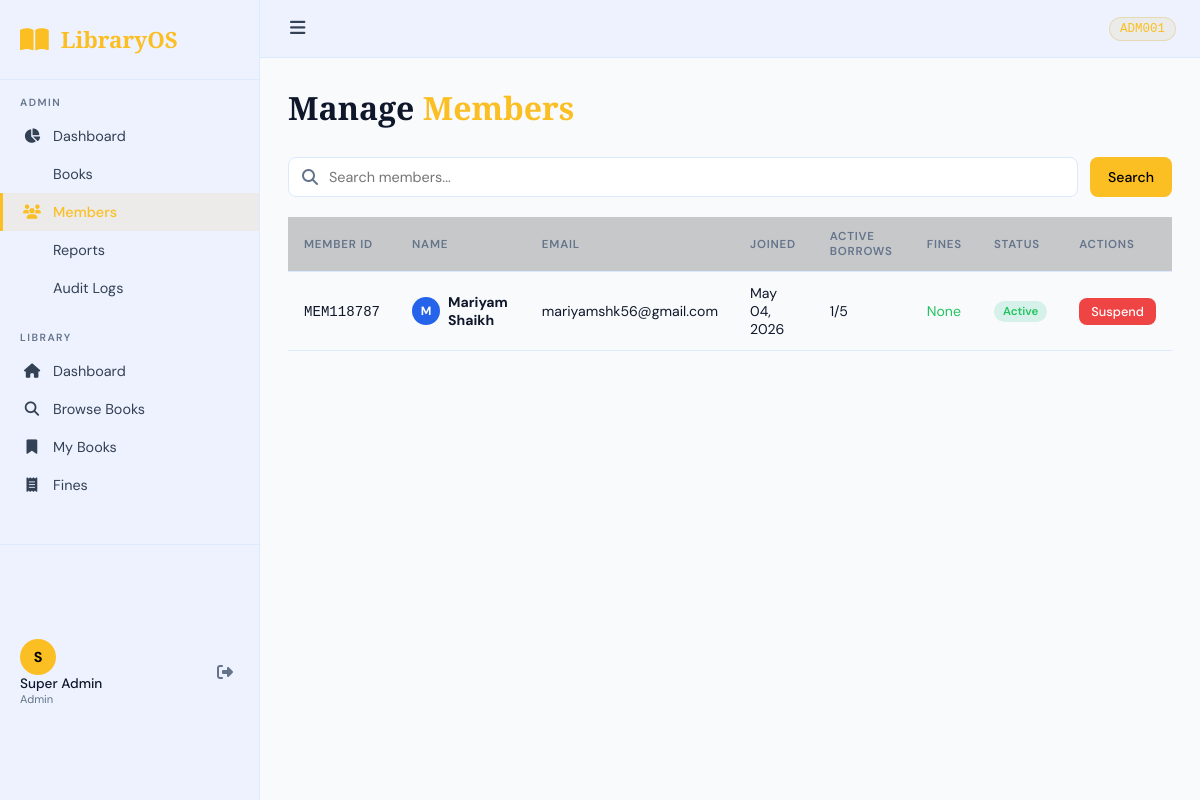
The page /admin/members (signed in) on the database its author committed.
### app/models/user.py (models this page shows, shortened)
class User(UserMixin, db.Model):
    __tablename__ = 'users'
    id = db.Column(db.Integer, primary_key=True)
    member_id = db.Column(db.String(20), unique=True, nullable=False)
    name = db.Column(db.String(100), nullable=False)
    email = db.Column(db.String(120), unique=True, nullable=False)
    password = db.Column(db.String(256), nullable=False)
    role = db.Column(db.String(20), default='student')  # student, staff, admin
    is_active = db.Column(db.Boolean, default=True)
    phone = db.Column(db.String(20))
    address = db.Column(db.Text)
    joined_date = db.Column(db.DateTime, default=datetime.utcnow)
    max_books = db.Column(db.Integer, default=5)
    borrows = db.relationship('BorrowRecord', backref='user', lazy='dynamic')
    reservations = db.relationship('Reservation', backref='user', lazy='dynamic')
    fines = db.relationship('Fine', backref='user', lazy='dynamic')
    def get_active_borrows(self):
        from app.models.borrow import BorrowRecord
        return self.borrows.filter_by(status='borrowed').count()
    def get_total_fines(self):
        from app.models.fine import Fine
        unpaid = Fine.query.filter_by(user_id=self.id, paid=False).all()
        return sum(f.amount for f in unpaid)

### app/routes/admin.py (the view)
@admin_bp.route('/members')
@login_required
@admin_required
def members():
    q = request.args.get('q', '')
    query = User.query.filter(User.role != 'admin')
    if q:
        query = query.filter(db.or_(User.name.ilike(f'%{q}%'), User.email.ilike(f'%{q}%')))
    members = query.paginate(page=request.args.get('page', 1, type=int), per_page=20)
    return render_template('admin/members.html', members=members, q=q)

### app/models/user.py (called while the page is built)
@login_manager.user_loader
def load_user(user_id):
    return User.query.get(int(user_id))

### app/templates/admin/members.html (shortened to what this page needs)
{% extends "base.html" %}
{% block content %}
<div class="page-header"><h1>Manage <span class="highlight">Members</span></h1></div>
<form method="GET" class="search-form mb-4">
  <div class="search-input-wrap"><i class="fas fa-search"></i>
    <input type="text" name="q" value="{{ q }}" placeholder="Search members...">
  </div>
  <button type="submit" class="btn btn-primary">Search</button>
</form>
<div class="table-container">
  <table class="data-table">
    <thead><tr><th>Member ID</th><th>Name</th><th>Email</th><th>Joined</th><th>Active Borrows</th><th>Fines</th><th>Status</th><th>Actions</th></tr></thead>
    <tbody>
      {% for m in members.items %}
      <tr>
        <td><code>{{ m.member_id }}</code></td>
        <td>
          <div class="member-cell">
            <div class="user-avatar-sm">{{ m.name[0] }}</div>
            <strong>{{ m.name }}</strong>
          </div>
        </td>
        <td>{{ m.email }}</td>
        <td>{{ m.joined_date.strftime('%b %d, %Y') }}</td>
        <td>{{ m.get_active_borrows() }}/{{ m.max_books }}</td>
        <td>
          {% set fine = m.get_total_fines() %}
          {% if fine > 0 %}<span class="text-danger">PKR {{ "%.2f"|format(fine) }}</span>
          {% else %}<span class="text-success">None</span>{% endif %}
        </td>
        <td>
          {% if m.is_active %}<span class="badge badge-success">Active</span>
          {% else %}<span class="badge badge-danger">Suspended</span>{% endif %}
        </td>
        <td>
          <form method="POST" action="{{ url_for('admin.toggle_member', user_id=m.id) }}" style="display:inline">
            <button class="btn btn-sm {{ 'btn-danger' if m.is_active else 'btn-outline' }}">
              {{ 'Suspend' if m.is_active else 'Activate' }}
            </button>
          </form>
        </td>
      </tr>
      {% endfor %}
    </tbody>
  </table>
</div>
{% endblock %}

### app/templates/base.html (shortened to what this page needs)
<!DOCTYPE html>
<html lang="en">
<head>
<link rel="stylesheet" href="https://cdnjs.cloudflare.com/ajax/libs/font-awesome/6.5.0/css/all.min.css">
<link rel="stylesheet" href="{{ url_for('static', filename='css/style.css') }}">
</head>
<body>
{% if current_user.is_authenticated %}
<div class="app-layout">
  <aside class="sidebar" id="sidebar">
    <div class="sidebar-brand">
      <i class="fas fa-book-open"></i>
      <span>LibraryOS</span>
    </div>
    <nav class="sidebar-nav">
      {% if current_user.role in ['admin','staff'] %}
      <div class="nav-group">
        <span class="nav-label">Admin</span>
        <a href="{{ url_for('admin.dashboard') }}" class="nav-link {% if request.endpoint == 'admin.dashboard' %}active{% endif %}">
          <i class="fas fa-chart-pie"></i><span>Dashboard</span>
        </a>
        <a href="{{ url_for('admin.books') }}" class="nav-link {% if request.endpoint == 'admin.books' %}active{% endif %}">
          <span>Books</span>
        </a>
        <a href="{{ url_for('admin.members') }}" class="nav-link {% if request.endpoint == 'admin.members' %}active{% endif %}">
          <i class="fas fa-users"></i><span>Members</span>
        </a>
        <a href="{{ url_for('admin.reports') }}" class="nav-link {% if request.endpoint == 'admin.reports' %}active{% endif %}">
          <span>Reports</span>
        </a>
        <a href="{{ url_for('admin.audit') }}" class="nav-link {% if request.endpoint == 'admin.audit' %}active{% endif %}">
          <span>Audit Logs</span>
        </a>
      </div>
      {% endif %}
      <div class="nav-group">
        <span class="nav-label">Library</span>
        <a href="{{ url_for('student.dashboard') }}" class="nav-link {% if request.endpoint == 'student.dashboard' %}active{% endif %}">
          <i class="fas fa-home"></i><span>Dashboard</span>
        </a>
        <a href="{{ url_for('student.books') }}" class="nav-link {% if request.endpoint == 'student.books' %}active{% endif %}">
          <i class="fas fa-search"></i><span>Browse Books</span>
        </a>
        <a href="{{ url_for('student.my_books') }}" class="nav-link {% if request.endpoint == 'student.my_books' %}active{% endif %}">
          <i class="fas fa-bookmark"></i><span>My Books</span>
        </a>
        <a href="{{ url_for('student.fines') }}" class="nav-link {% if request.endpoint == 'student.fines' %}active{% endif %}">
          <i class="fas fa-receipt"></i><span>Fines</span>
        </a>
      </div>
    </nav>
    <div class="sidebar-footer">
      <div class="user-info">
        <div class="user-avatar">{{ current_user.name[0].upper() }}</div>
        <div>
          <div class="user-name">{{ current_user.name }}</div>
          <div class="user-role">{{ current_user.role.title() }}</div>
        </div>
      </div>
      <a href="{{ url_for('auth.logout') }}" class="logout-btn"><i class="fas fa-sign-out-alt"></i></a>
    </div>
  </aside>
  <main class="main-content">
    <div class="topbar">
      <button class="sidebar-toggle" onclick="toggleSidebar()"><i class="fas fa-bars"></i></button>
      <div class="topbar-right">
        <span class="member-badge">{{ current_user.member_id }}</span>
      </div>
    </div>
    <div class="page-content">
      {% block content %}{% endblock %}
    </div>
  </main>
</div>
{% else %}
{% block auth_content %}{% endblock %}
{% endif %}
</body>
</html>

### rows shown on the page
User: name "S", name "Super Admin", role "Admin", member_id "ADM001"
User: member_id "MEM118787", name "M", name "Mariyam Shaikh", email "mariyamshk56@gmail.com", joined_date "May 04, 2026", get_active_borrows "1", max_books "5", shows "Active", is_active "Suspend"
